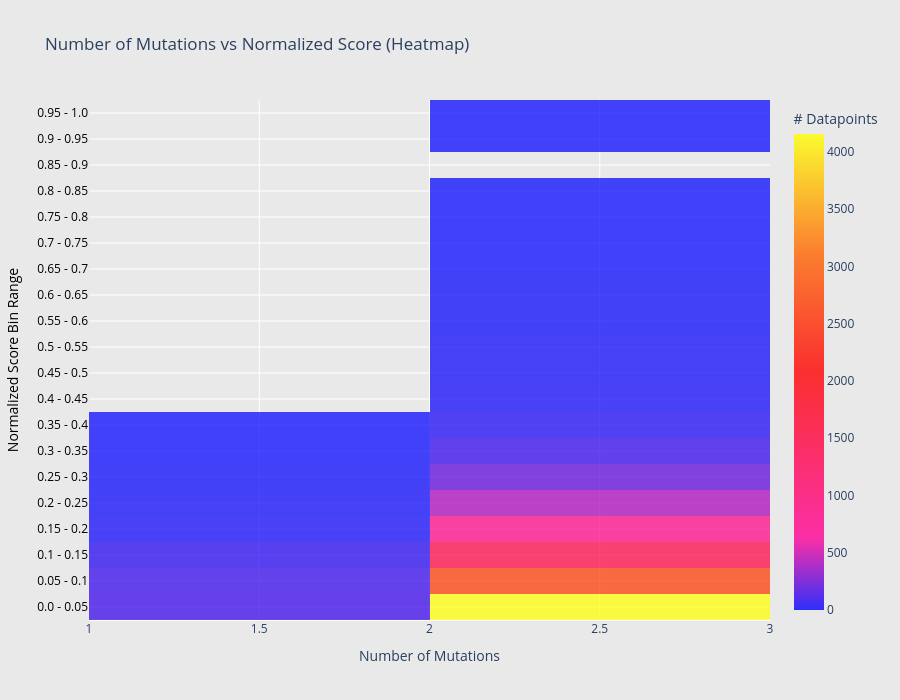

The cell this chart's notebook holds for it:
### Code cell
'''Creating a Heatmap of Normalized Score vs Number of Mutations, heat = amount of datapoints in each bin''' 
# Define the score ranges as provided by the user
min_score = min([score[2] for score in data])  # Get the minimum normalized score
max_score = max([score[2] for score in data])  # Get the maximum normalized score

#obtain_number of mutations for each mutant
number_mutations = []
for mutant in data:
    n_mutations = 1
    for symbol in mutant[0]:
        if symbol == ":":
            n_mutations += 1
    number_mutations.append(n_mutations)
x_vals = number_mutations
y_vals = [score[2] for score in data]

num_bins = 20
y_bins = np.linspace(min_score, max_score, num_bins + 1)

# Ensure y_bins are rounded for display purposes
y_bins = np.round(y_bins, 2)

y_bin_labels = [f"{y_bins[i]} - {y_bins[i+1]}" for i in range(len(y_bins) - 1)]

heatmap = go.Histogram2d(
    x=x_vals,
    y=y_vals,
    xbins=dict(start=min(x_vals), end=max(x_vals) + 1, size=1),
    ybins=dict(start=y_bins[0], end=y_bins[-1], size=(y_bins[1] - y_bins[0])),
    colorscale=[
        [0, 'rgba(0,0,0,0)'],
        [0.00001, 'rgba(0,0,255,0.8)'],
        [0.15, 'rgba(255,0,150,0.8)'],
        [0.5, 'rgba(255,0,0,0.8)'],
        [0.75, 'rgba(255,100,0,0.8)'],
        [1, 'rgba(255,255,0,0.8)'],
    ],
    colorbar=dict(title="# Datapoints"),
    opacity=0.9
)

histogram = make_subplots(rows=1, cols=1)
histogram.add_trace(heatmap, row=1, col=1)
histogram.update_layout(
    title="Number of Mutations vs Normalized Score (Heatmap)",
    xaxis_title="Number of Mutations",
    yaxis_title="Normalized Score",
    width=900,
    height=700,
    paper_bgcolor='rgb(233,233,233)',
    plot_bgcolor='rgb(233,233,233)',
)

# Calculate tick values for the center of each bin
tick_vals_center = [(y_bins[i] + y_bins[i+1]) / 2 for i in range(len(y_bins) - 1)]

histogram.update_yaxes(
    tickvals=tick_vals_center,
    ticktext=y_bin_labels,
    title="Normalized Score Bin Range",
    color='black',
    # Try to force all ticks by setting tickmode to 'array' and tick0 to the first bin center
    # Also, set dtick to the bin size to ensure consistent spacing
    tickmode='array',
    dtick=(y_bins[1] - y_bins[0]),
)

histogram.show()

### Figure 1 — Plotly figure (JSON) as saved in the notebook; plotly's stock layout.template omitted (floating-point values rounded to 4 significant figures; data arrays with more than 128 entries replaced by an {"elided": "..."} marker saying what was removed)
{"data": [{"colorbar": {"title": {"text": "# Datapoints"}}, "colorscale": [[0, "rgba(0,0,0,0)"], [1e-05, "rgba(0,0,255,0.8)"], [0.15, "rgba(255,0,150,0.8)"], [0.5, "rgba(255,0,0,0.8)"], [0.75, "rgba(255,100,0,0.8)"], [1, "rgba(255,255,0,0.8)"]], "opacity": 0.9, "type": "histogram2d", "x": {"elided": "10268 int values"}, "xaxis": "x", "xbins": {"end": 3, "size": 1, "start": 1}, "y": {"elided": "10268 float values"}, "yaxis": "y", "ybins": {"end": 1, "size": 0.05, "start": 0}}], "layout": {"height": 700, "paper_bgcolor": "rgb(233,233,233)", "plot_bgcolor": "rgb(233,233,233)", "title": {"text": "Number of Mutations vs Normalized Score (Heatmap)"}, "width": 900, "xaxis": {"anchor": "y", "domain": [0, 1], "title": {"text": "Number of Mutations"}}, "yaxis": {"anchor": "x", "color": "black", "domain": [0, 1], "dtick": 0.05, "tickmode": "array", "ticktext": ["0.0 - 0.05", "0.05 - 0.1", "0.1 - 0.15", "0.15 - 0.2", "0.2 - 0.25", "0.25 - 0.3", "0.3 - 0.35", "0.35 - 0.4", "0.4 - 0.45", "0.45 - 0.5", "0.5 - 0.55", "0.55 - 0.6", "0.6 - 0.65", "0.65 - 0.7", "0.7 - 0.75", "0.75 - 0.8", "0.8 - 0.85", "0.85 - 0.9", "0.9 - 0.95", "0.95 - 1.0"], "tickvals": [0.025, 0.075, 0.125, 0.175, 0.225, 0.275, 0.325, 0.375, 0.425, 0.475, 0.525, 0.575, 0.625, 0.675, 0.725, 0.775, 0.825, 0.875, 0.925, 0.975], "title": {"text": "Normalized Score Bin Range"}}}}
